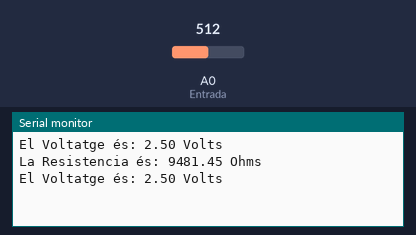
Bench run of a sketch on a simulated Arduino Uno, built with avr-gcc and run on an emulated ATmega328P. On the bench: the last lines printed to the serial monitor. Inputs (shaded band) come from the test bench; at power-on: A0 (Entrada) = 512.

Above: at 2.8 s.
2.9 s: A0 (Entrada) set to 0
At 3.8 s:
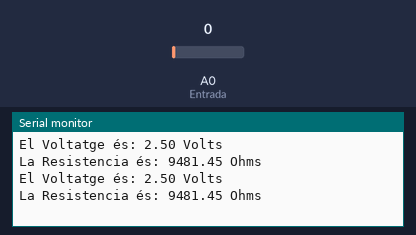
8.5 s: A0 (Entrada) set to 122
At 9.8 s:
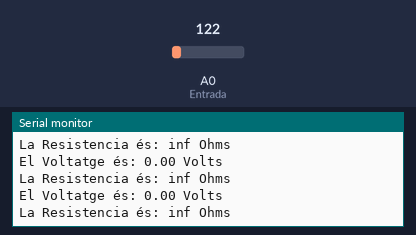
Timing chart, 0 to 11.5 s (numbered marks = the images above; inputs shaded):
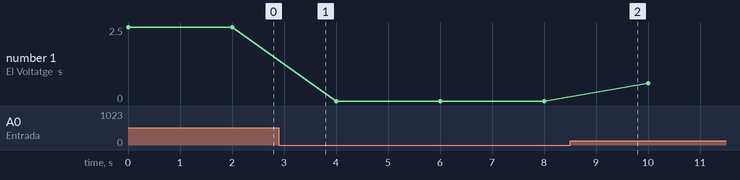

The sketch:

Martin_Herranz_Adria_Oritz_Examen_Multimetre_Arduino.ino
```cpp
/*****************************************************************
**                                                              **
**                        Títol:Examen Arduino                  **
**                           Multimetre                         **
**                                                              **
** NOM:Martin Herranz, Adrià Ortiz             Data:14/05/2018  **
*****************************************************************/
//****************************INCLUDE*****************************


//***************************VARIABLES****************************
const int Entrada = A0;
float valEntrada;
float voltatge;
float resistencia;
float V1;
float V2;
float VT;
//*****************************SETUP******************************

void setup() {                 //Configura el final de salida

pinMode(Entrada,INPUT);
Serial.begin(9600);

}


//******************************LOOP******************************

void loop() {                 //Inicia el bucle del programa

valEntrada = analogRead(Entrada);

voltatge = ((float) valEntrada * 5.0)/1023;
Serial.print("El Voltatge és: ");
Serial.print(voltatge);
Serial.println(" Volts");
delay(1000);

V1 = 5.0 * 9500.0;
V2 = voltatge * 9500.0;
VT = V1 - V2;

resistencia = VT / voltatge;
Serial.print("La Resistencia és: ");
Serial.print (resistencia);
Serial.println(" Ohms");
delay(1000);
Serial.println("");
}

//****************************FUNCIONS****************************
```

Measured:
- plotted number 1: 2.5 → 0 after the input at 2.9 s, 0 → 0.6 after the input at 8.5 s
